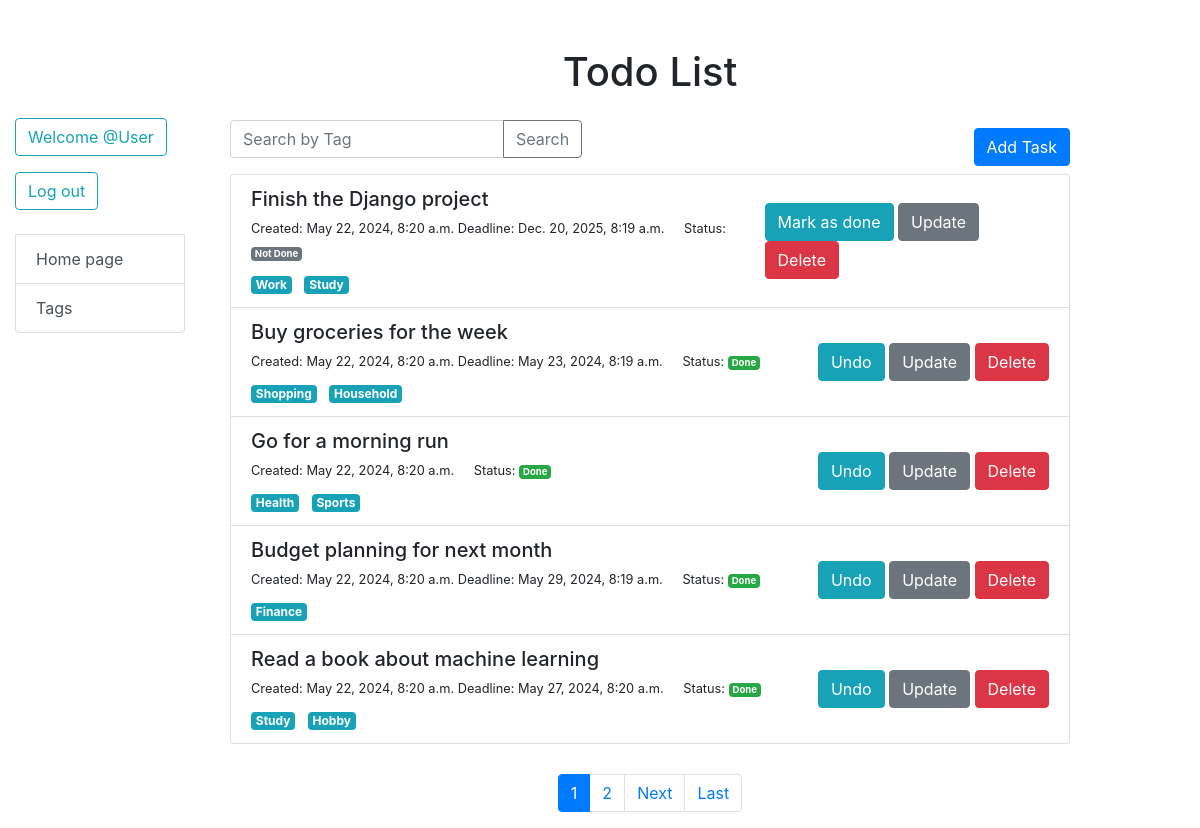
The app's page / (signed in), older data.
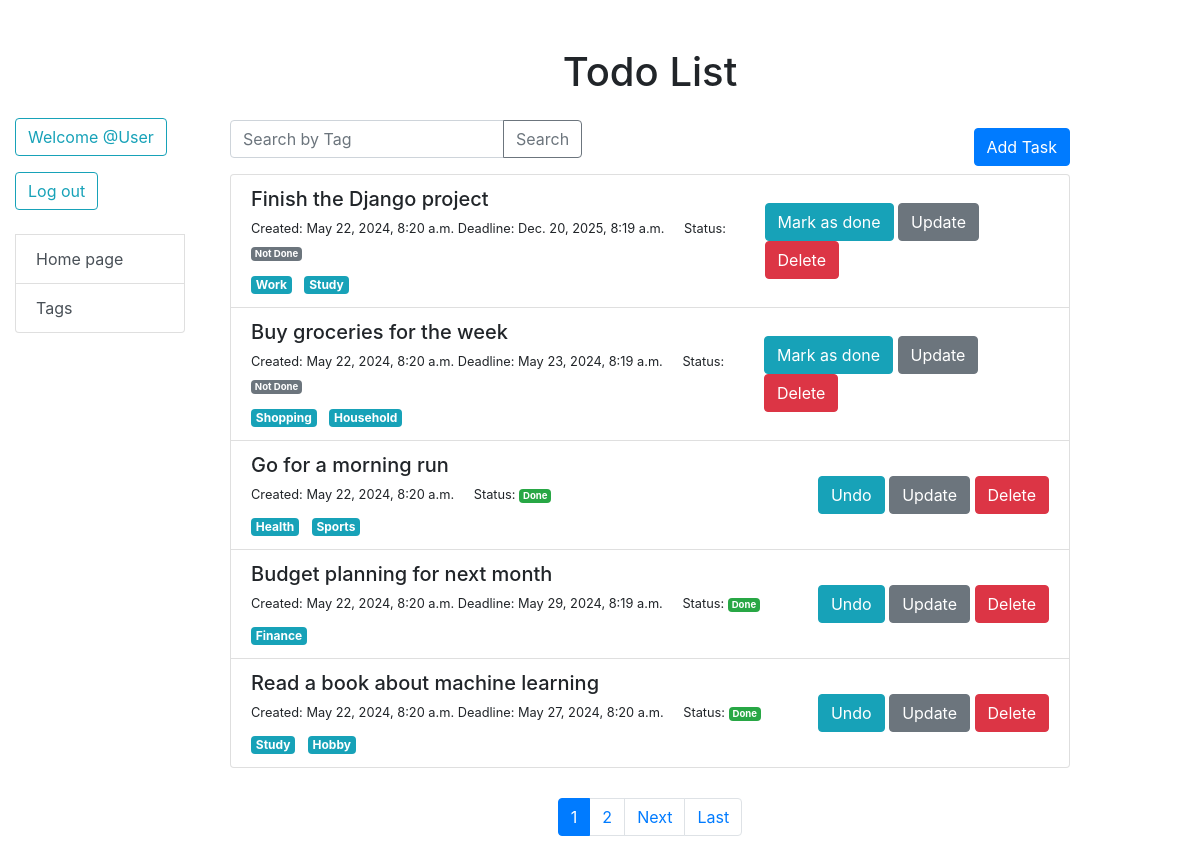
The same page, newer data.
### todo/models.py (models this page shows, shortened)
class Task(models.Model):
    content = models.TextField()
    created_at = models.DateTimeField(auto_now_add=True)
    deadline = models.DateTimeField(null=True, blank=True)
    is_done = models.BooleanField(default=False)
    tags = models.ManyToManyField("Tag", related_name="tasks", blank=True)
    owner = models.ForeignKey(
        User,
        on_delete=models.CASCADE,
        related_name="tasks",
    )
    class Meta:
        ordering = ["is_done"]

class Tag(models.Model):
    name = models.CharField(max_length=50)

### todo/views.py (the view)
# urls.py: path("", index, name="index"),
@login_required
def index(request: HttpRequest) -> HttpResponse:
    tag_search = request.GET.get("tag-search")
    tasks = Task.objects.all()
    if tag_search:
        tasks = tasks.filter(tags__name__icontains=tag_search)
    paginator = Paginator(tasks, 5)
    page = request.GET.get("page")
    try:
        tasks = paginator.page(page)
    except PageNotAnInteger:
        tasks = paginator.page(1)
    except EmptyPage:
        tasks = paginator.page(paginator.num_pages)
    context = {
        "tasks": tasks,
        "page_obj": tasks,
        "is_paginated": paginator.num_pages > 1,
    }
    return render(request, "todo/index.html", context)

### todo/templatetags/query_transform.py (called while the page is built)
@register.simple_tag
def query_transform(request, **kwargs):
    updated_params = request.GET.copy()
    for key, value in kwargs.items():
        if value is not None:
            updated_params[key] = value
        else:
            updated_params.pop(key, 0)
    return updated_params.urlencode()

### templates/todo/index.html
{% extends '_base.html' %}
{% block content %}
<div class="container mt-5">
    <h1 class="mb-4 text-center">Todo List</h1>
    <div class="d-flex justify-content-between align-items-center">
        <form method="GET" class="form-inline mb-3">
            <div class="input-group">
                <input type="text" class="form-control" placeholder="Search by Tag" name="tag-search">
                <div class="input-group-append">
                    <button class="btn btn-outline-secondary" type="submit">Search</button>
                </div>
            </div>
        </form>
        <a href="{% url 'todo:add_task' %}" class="btn btn-primary add" title="Add New Task To List">Add Task</a>
    </div>
    <ul class="list-group">
        {% for task in tasks %}
        <li class="list-group-item">
            <div class="d-flex justify-content-between align-items-center">
                <div class="task-item">
                    <h5 class="mb-1">{{ task.content }}</h5>
                    <small>Created: {{ task.created_at }}
                      {% if task.deadline %}
                          Deadline: {{ task.deadline }}
                      {% endif %}
                    </small>
                    <small class="ml-3">Status:
                        <span class="badge {% if task.is_done %}badge-success{% else %}badge-secondary{% endif %}">
                            {{ task.is_done|yesno:"Done,Not Done" }}
                        </span>
                    </small>
                    <ul class="list-inline mt-2">
                        {% for tag in task.tags.all %}
                            <li class="list-inline-item"><span class="badge badge-info">{{ tag.name }}</span></li>
                        {% endfor %}
                    </ul>
                </div>
                <div>
                    <a href="{% url 'todo:toggle_task_status' pk=task.id %}" class="btn btn-info" title="{% if task.is_done %}Undo{% else %}Mark as done{% endif %}">
                        {% if task.is_done %}Undo{% else %}Mark as done{% endif %}
                    </a>
                    <a href="{% url 'todo:update_task' pk=task.id %}" class="btn btn-secondary" title="Update Task">Update</a>
                    <a href="{% url 'todo:delete_task' pk=task.id %}" class="btn btn-danger" title="Delete Task">Delete</a>
                </div>
            </div>
        </li>
        {% endfor %}
    </ul>
</div>
{% endblock %}
{% block pagination %}
  {% include "includes/pagination.html" %}
{% endblock %}

### templates/_base.html (shortened to what this page needs)
<!DOCTYPE html>
<html lang="en">
<head>
  <link rel="stylesheet"
      href="https://cdn.jsdelivr.net/npm/bootstrap@4.5.3/dist/css/bootstrap.min.css"
>
  {% load static %}
  <link rel="stylesheet" href="{% static 'css/styles.css' %}">
</head>
<body>
<div class="container-fluid">
  <div class="row">
    <div class="col-sm-2 mt-5">
      {% block sidebar %}
        {% include "includes/sidebar.html" %}
      {% endblock %}
    </div>
    <div class="col-sm-9">
      {% block content %}{% endblock %}
      {% block pagination %}{% endblock %}
    </div>
  </div>
</div>
</body>
</html>

### templates/includes/sidebar.html (shortened to what this page needs)
<ul class="list-group sidebar">
  {% if user.is_authenticated %}
    <form action="{% url 'logout' %}" method="post">
      <p class="user-name btn btn-outline-info my-2 my-sm-0 mb-2" style="margin-right: 10px;">
         Welcome  @{{ user.username|capfirst }}
      </p>
      <button type="submit" class="btn btn-outline-info my-2 my-sm-0">Log out</button>
    </form>
    {% else %}
      <div class="auth">
        <a href="{% url 'login' %}" class="login btn btn-outline-info my-2 my-sm-0 btn-lg" style="float: right;">Sign in</a>
      </div>
  {% endif %}
  <br>
  <li class="list-group-item"><a href="{% url 'todo:index' %}" class="list-group-item-action">Home page</a></li>
  <li class="list-group-item"><a href="{% url 'todo:tag_list' %}" class="list-group-item-action">Tags</a></li>
</ul>

### templates/includes/pagination.html (shortened to what this page needs)
{% load query_transform %}
{% if is_paginated %}
  <ul class="pagination">
    {% for num in page_obj.paginator.page_range %}
      {% if num > page_obj.number|add:'-3' and num < page_obj.number|add:'3' %}
        <li class="page-item {% if num == page_obj.number %}active{% endif %}">
          <a href="?{% query_transform request page=num %}" class="page-link">{{ num }}</a>
        </li>
      {% endif %}
    {% endfor %}
    {% if page_obj.has_next %}
      <li class="page-item">
        <a href="?{% query_transform request page=page_obj.next_page_number %}" class="page-link">Next</a>
      </li>
      <li class="page-item">
        <a href="?{% query_transform request page=page_obj.paginator.num_pages %}" class="page-link">Last</a>
      </li>
    {% endif %}
  </ul>
{% endif %}

### static/css/styles.css (style rules this page uses)
.add { float:right; }
.pagination { justify-content: center; align-items: center; margin-top:30px }

Row changes from the older to the newer data that the page shows:
changed Task "Buy groceries for the week": is_done "Done" → "Not Done"; is_done "Undo" → "Mark as done"
